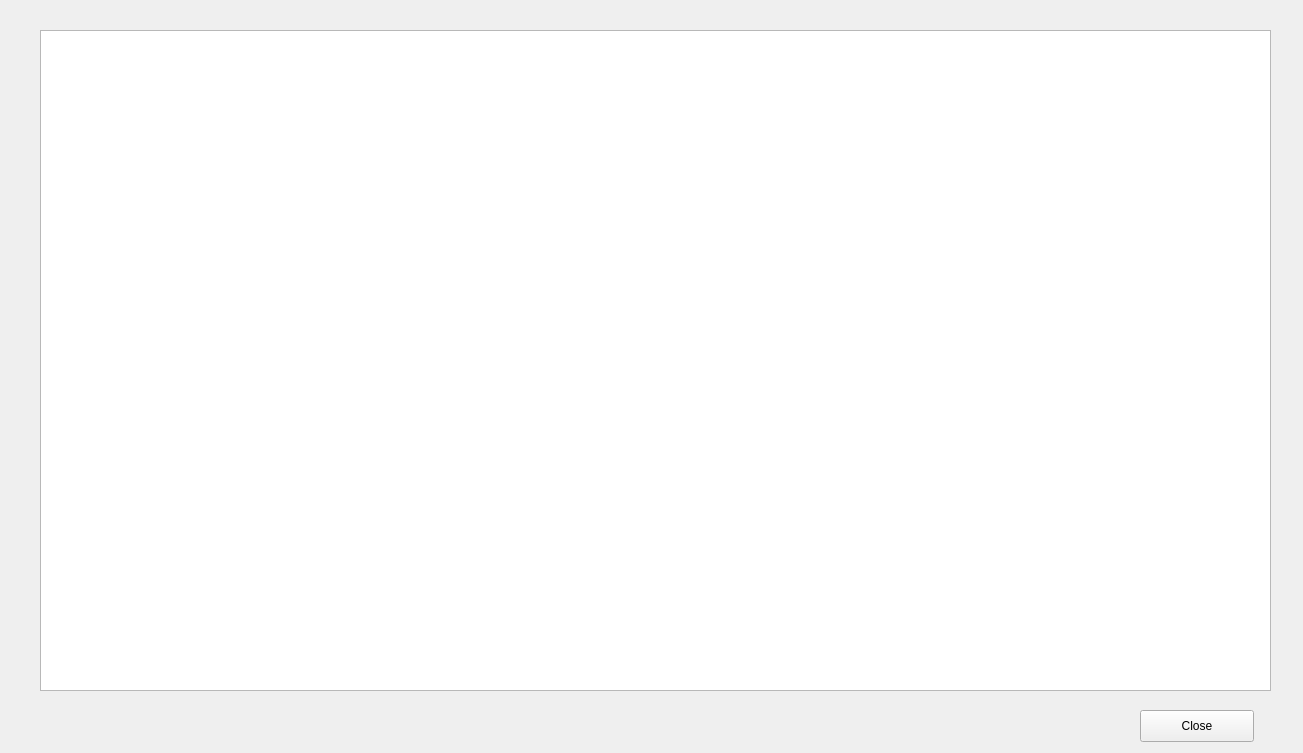
<?xml version="1.0" encoding="UTF-8"?>
<ui version="4.0">
 <class>result_widget</class>
 <widget class="QWidget" name="result_widget">
  <property name="geometry">
   <rect>
    <x>0</x>
    <y>0</y>
    <width>1303</width>
    <height>753</height>
   </rect>
  </property>
  <property name="windowTitle">
   <string>Eredmények</string>
  </property>
  <widget class="QTableView" name="results_table">
   <property name="geometry">
    <rect>
     <x>40</x>
     <y>30</y>
     <width>1231</width>
     <height>661</height>
    </rect>
   </property>
  </widget>
  <widget class="QPushButton" name="closeWindow_btn">
   <property name="geometry">
    <rect>
     <x>1140</x>
     <y>710</y>
     <width>114</width>
     <height>32</height>
    </rect>
   </property>
   <property name="text">
    <string>Close</string>
   </property>
  </widget>
 </widget>
 <resources/>
 <connections/>
</ui>
